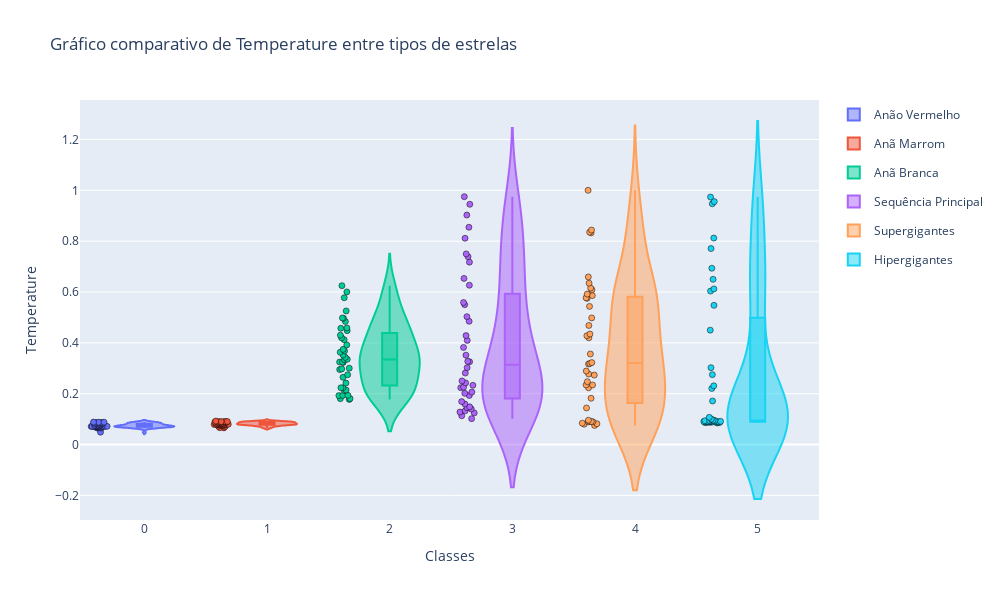
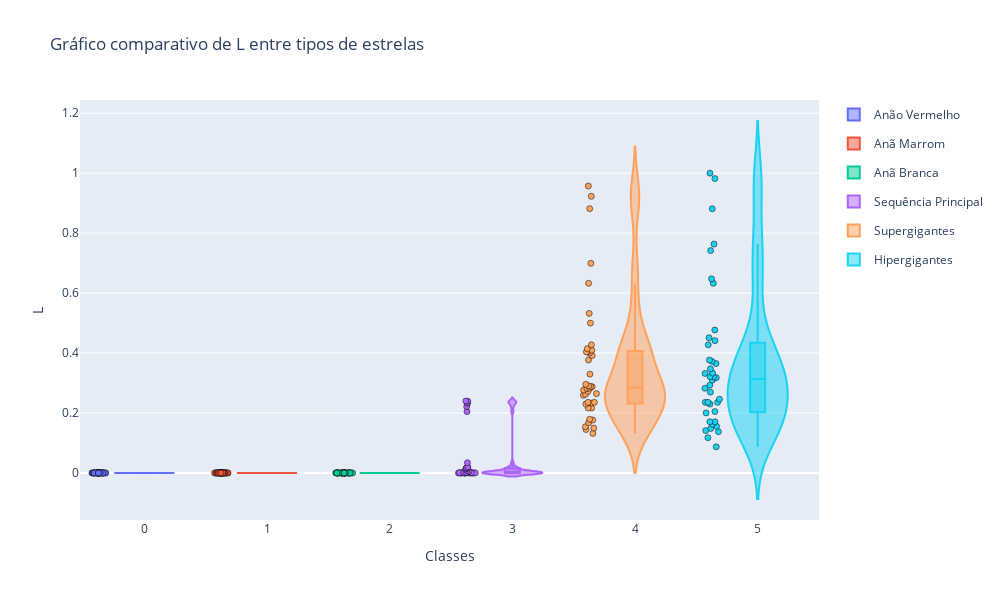
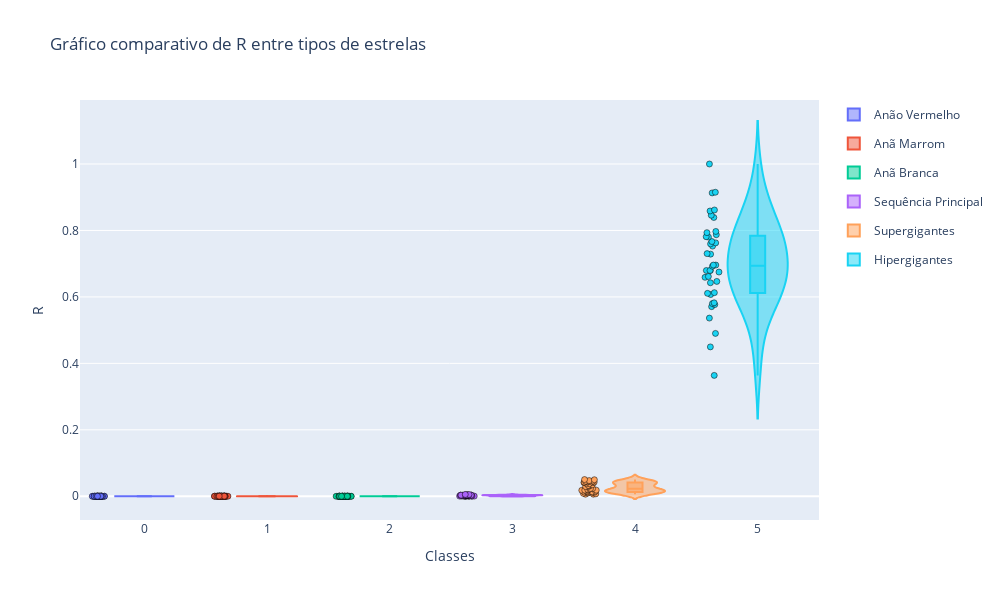
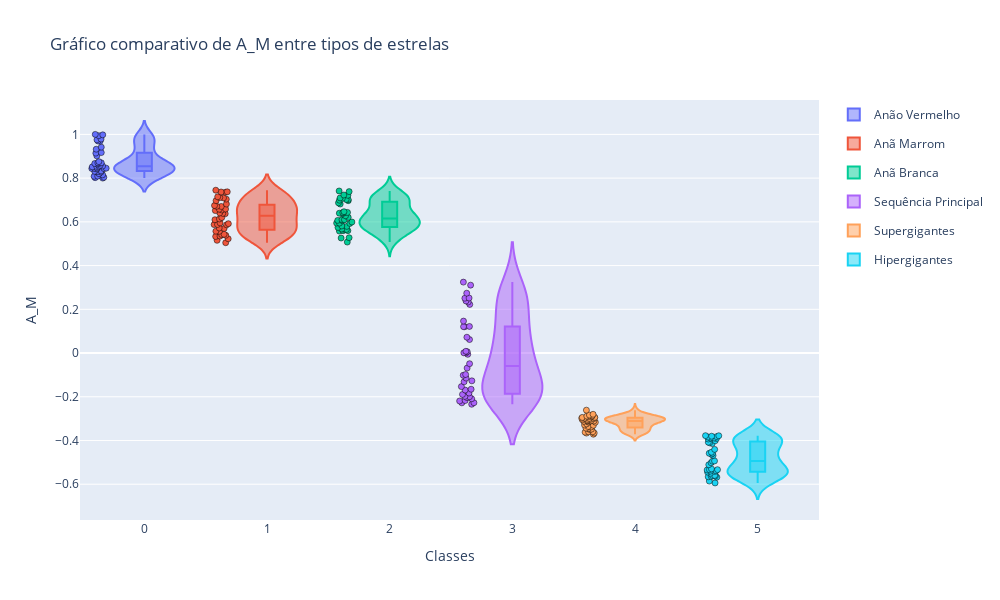

The notebook cell saved with these charts, in order:
### Markdown cell above
##### A intenção é de realizar uma análise mais aprofundada dos dados, tanto por classe quanto por distribuição dos dados em dimensão|classe.

##### Para isso optei por plotar gráficos de cada dimensão(coluna), fazendo uma análise por classe, para isso optei pela tecnologia plotly, assim consigo análisar tanto individualmente(selecionando) quanto comparar com as demais classes, isso em um unico gráfico. A função abaixo passa por cada uma das colunas do DF, monta a figura, passa por cada uma das classes, e adiciona uma figura violin, box_plot e de pontos, após, altero tamanho, legendas, o nome de classe para sua correspondente á lista disponibilizada no kaggle, e por fim o gráfico é apresentado, isso é repetido para cada uma das colunas. 

##### Esse gráfico foi idealizado por mim, e elaborado com apoio dos colegas José e Diego, que podem ou não o ter utilizado em seus trabalhos. Ambos participaram da elaboração do trecho "fig.add_trace(go.Violin(x = df['Type'][df['Type'] == class_], y = df[column][df['Type'] == class_], name = class_, box_visible = True, points= 'all'))".

### Code cell
for column in columns_[:-1]:

    fig = go.Figure()

    for class_ in range(df['Type'].max()+1):

        fig.add_trace(go.Violin(x = df['Type'][df['Type'] == class_], 
                                y = df[column][df['Type'] == class_], 
                                name = class_, 
                                box_visible = True, 
                                points= 'all'
                                ))

    fig.update_layout(title = f'Gráfico comparativo de {column} entre tipos de estrelas',
                      yaxis_title = column,
                      xaxis_title = 'Classes',
                      height= 600,
                      width= 1000
                      
                      )

    fig.update_traces(marker_line_width = 0.5, 
                      marker_line_color= "black"
                      )

    fig.for_each_trace(
                        lambda t: t.update(
                        name= {"0":"Anão Vermelho", "1":"Anã Marrom ", "2":"Anã Branca", "3":"Sequência Principal", "4":"Supergigantes", "5":"Hipergigantes"}[t.name],
                        legendgroup= {"0":"Anão Vermelho", "1":"Anã Marrom ", "2":"Anã Branca", "3":"Sequência Principal", "4":"Supergigantes", "5":"Hipergigantes"}[t.name])
                        )
    
    fig.show()

### Figure 1 — Plotly figure (JSON) as saved in the notebook; plotly's stock layout.template omitted (floating-point values rounded to 4 significant figures)
{"data": [{"box": {"visible": true}, "legendgroup": "Anão Vermelho", "marker": {"line": {"color": "black", "width": 0.5}}, "name": "Anão Vermelho", "points": "all", "type": "violin", "x": [0, 0, 0, 0, 0, 0, 0, 0, 0, 0, 0, 0, 0, 0, 0, 0, 0, 0, 0, 0, 0, 0, 0, 0, 0, 0, 0, 0, 0, 0, 0, 0, 0, 0, 0, 0, 0, 0, 0, 0], "y": [0.0767, 0.06945, 0.0871, 0.07222, 0.08632, 0.08045, 0.08547, 0.07285, 0.07078, 0.07153, 0.0714, 0.08808, 0.06828, 0.08353, 0.0858, 0.07458, 0.07087, 0.07337, 0.08238, 0.07362, 0.07043, 0.06935, 0.07178, 0.08307, 0.07337, 0.0742, 0.08828, 0.07, 0.06592, 0.065, 0.08045, 0.07865, 0.08778, 0.07605, 0.065, 0.06625, 0.0675, 0.08063, 0.04847, 0.071]}, {"box": {"visible": true}, "legendgroup": "Anã Marrom ", "marker": {"line": {"color": "black", "width": 0.5}}, "name": "Anã Marrom ", "points": "all", "type": "violin", "x": [1, 1, 1, 1, 1, 1, 1, 1, 1, 1, 1, 1, 1, 1, 1, 1, 1, 1, 1, 1, 1, 1, 1, 1, 1, 1, 1, 1, 1, 1, 1, 1, 1, 1, 1, 1, 1, 1, 1, 1], "y": [0.09, 0.0831, 0.08853, 0.08995, 0.08657, 0.08363, 0.09018, 0.0826, 0.07875, 0.08875, 0.0795, 0.07225, 0.08355, 0.07727, 0.08107, 0.0775, 0.07472, 0.0831, 0.0874, 0.07855, 0.08995, 0.08808, 0.0803, 0.07485, 0.08142, 0.08655, 0.06552, 0.08603, 0.0798, 0.0923, 0.06997, 0.0835, 0.06625, 0.0907, 0.07835, 0.07823, 0.07737, 0.09018, 0.08855, 0.07895]}, {"box": {"visible": true}, "legendgroup": "Anã Branca", "marker": {"line": {"color": "black", "width": 0.5}}, "name": "Anã Branca", "points": "all", "type": "violin", "x": [2, 2, 2, 2, 2, 2, 2, 2, 2, 2, 2, 2, 2, 2, 2, 2, 2, 2, 2, 2, 2, 2, 2, 2, 2, 2, 2, 2, 2, 2, 2, 2, 2, 2, 2, 2, 2, 2, 2, 2], "y": [0.1931, 0.5255, 0.498, 0.4585, 0.3335, 0.3745, 0.392, 0.4198, 0.448, 0.484, 0.3246, 0.3683, 0.3228, 0.2231, 0.2975, 0.363, 0.4572, 0.3355, 0.6005, 0.5773, 0.43, 0.4965, 0.1775, 0.343, 0.2745, 0.3003, 0.2419, 0.3525, 0.2233, 0.2948, 0.1807, 0.2142, 0.3247, 0.4125, 0.2125, 0.1805, 0.2643, 0.1935, 0.625, 0.1925]}, {"box": {"visible": true}, "legendgroup": "Sequência Principal", "marker": {"line": {"color": "black", "width": 0.5}}, "name": "Sequência Principal", "points": "all", "type": "violin", "x": [3, 3, 3, 3, 3, 3, 3, 3, 3, 3, 3, 3, 3, 3, 3, 3, 3, 3, 3, 3, 3, 3, 3, 3, 3, 3, 3, 3, 3, 3, 3, 3, 3, 3, 3, 3, 3, 3, 3, 3], "y": [0.2236, 0.1397, 0.739, 0.3515, 0.3256, 0.6268, 0.7175, 0.6535, 0.503, 0.945, 0.5587, 0.2503, 0.3272, 0.5503, 0.8548, 0.8115, 0.233, 0.9027, 0.1484, 0.4098, 0.1689, 0.3024, 0.975, 0.75, 0.3819, 0.2425, 0.145, 0.2013, 0.2062, 0.4285, 0.193, 0.1278, 0.2812, 0.1595, 0.2258, 0.1019, 0.1132, 0.1325, 0.485, 0.1245]}, {"box": {"visible": true}, "legendgroup": "Supergigantes", "marker": {"line": {"color": "black", "width": 0.5}}, "name": "Supergigantes", "points": "all", "type": "violin", "x": [4, 4, 4, 4, 4, 4, 4, 4, 4, 4, 4, 4, 4, 4, 4, 4, 4, 4, 4, 4, 4, 4, 4, 4, 4, 4, 4, 4, 4, 4, 4, 4, 4, 4, 4, 4, 4, 4, 4, 4], "y": [0.08935, 0.08937, 0.09, 0.0752, 0.08, 0.08175, 0.08413, 0.09565, 0.2343, 0.8325, 0.6593, 0.3187, 0.2346, 0.586, 0.4197, 0.4683, 0.2473, 0.2732, 0.8355, 0.6086, 0.3223, 0.6158, 0.3561, 0.2774, 0.575, 1, 0.5919, 0.5774, 0.5434, 0.09062, 0.4981, 0.182, 0.2232, 0.1438, 0.3169, 0.2892, 0.6348, 0.4346, 0.428, 0.8438]}, {"box": {"visible": true}, "legendgroup": "Hipergigantes", "marker": {"line": {"color": "black", "width": 0.5}}, "name": "Hipergigantes", "points": "all", "type": "violin", "x": [5, 5, 5, 5, 5, 5, 5, 5, 5, 5, 5, 5, 5, 5, 5, 5, 5, 5, 5, 5, 5, 5, 5, 5, 5, 5, 5, 5, 5, 5, 5, 5, 5, 5, 5, 5, 5, 5, 5, 5], "y": [0.2207, 0.771, 0.9735, 0.5476, 0.6935, 0.8122, 0.9558, 0.6036, 0.0945, 0.3025, 0.08725, 0.09375, 0.09585, 0.09373, 0.09125, 0.08625, 0.0915, 0.08625, 0.0938, 0.08837, 0.08647, 0.09012, 0.09037, 0.6122, 0.08497, 0.08883, 0.1004, 0.09062, 0.1713, 0.2309, 0.08925, 0.0875, 0.1072, 0.65, 0.09, 0.09035, 0.45, 0.275, 0.09025, 0.947]}], "layout": {"height": 600, "title": {"text": "Gráfico comparativo de Temperature entre tipos de estrelas"}, "width": 1000, "xaxis": {"title": {"text": "Classes"}}, "yaxis": {"title": {"text": "Temperature"}}}}

### Figure 2 — Plotly figure (JSON) as saved in the notebook; plotly's stock layout.template omitted (floating-point values rounded to 4 significant figures)
{"data": [{"box": {"visible": true}, "legendgroup": "Anão Vermelho", "marker": {"line": {"color": "black", "width": 0.5}}, "name": "Anão Vermelho", "points": "all", "type": "violin", "x": [0, 0, 0, 0, 0, 0, 0, 0, 0, 0, 0, 0, 0, 0, 0, 0, 0, 0, 0, 0, 0, 0, 0, 0, 0, 0, 0, 0, 0, 0, 0, 0, 0, 0, 0, 0, 0, 0, 0, 0], "y": [2.825e-09, 9.995e-10, 6.487e-10, 4.144e-10, 7.311e-10, 5.321e-10, 2.884e-10, 7.429e-10, 2.72e-10, 2.237e-10, 1.055e-09, 1.127e-09, 5.145e-10, 6.593e-09, 7.888e-10, 2.825e-10, 4.003e-10, 1.648e-10, 1.154e-09, 3.767e-10, 1.154e-09, 4.238e-10, 8.476e-10, 5.062e-10, 1.024e-09, 5.427e-10, 1.095e-09, 2.355e-10, 8.594e-10, 3.532e-10, 6.357e-10, 1.766e-10, 7.535e-10, 5.886e-10, 4.709e-10, 8.123e-10, 2.119e-10, 8.947e-10, 1.625e-10, 7.652e-10]}, {"box": {"visible": true}, "legendgroup": "Anã Marrom ", "marker": {"line": {"color": "black", "width": 0.5}}, "name": "Anã Marrom ", "points": "all", "type": "violin", "x": [1, 1, 1, 1, 1, 1, 1, 1, 1, 1, 1, 1, 1, 1, 1, 1, 1, 1, 1, 1, 1, 1, 1, 1, 1, 1, 1, 1, 1, 1, 1, 1, 1, 1, 1, 1, 1, 1, 1, 1], "y": [3.414e-09, 4.003e-09, 1.53e-09, 1.295e-09, 3.179e-09, 2.472e-08, 2.59e-08, 1.001e-08, 1.036e-08, 4.709e-09, 1.177e-09, 4.003e-09, 1.766e-09, 9.536e-09, 2.708e-09, 9.418e-09, 1.024e-08, 7.652e-09, 1.472e-09, 1.554e-09, 3.179e-09, 6.357e-09, 1.884e-09, 8.476e-09, 2.825e-09, 6.24e-09, 7.064e-10, 4.591e-08, 4.262e-09, 4.321e-09, 2.119e-09, 4.474e-09, 7.064e-10, 6.475e-09, 4.709e-10, 1.436e-08, 2.237e-10, 2.708e-10, 1.06e-09, 1.589e-09]}, {"box": {"visible": true}, "legendgroup": "Anã Branca", "marker": {"line": {"color": "black", "width": 0.5}}, "name": "Anã Branca", "points": "all", "type": "violin", "x": [2, 2, 2, 2, 2, 2, 2, 2, 2, 2, 2, 2, 2, 2, 2, 2, 2, 2, 2, 2, 2, 2, 2, 2, 2, 2, 2, 2, 2, 2, 2, 2, 2, 2, 2, 2, 2, 2, 2, 2], "y": [1.648e-10, 1.766e-09, 1.837e-09, 1.578e-09, 1.283e-09, 1.389e-09, 1.436e-09, 1.648e-09, 1.307e-09, 1.472e-09, 1.036e-09, 1.295e-10, 8.359e-10, 3.296e-10, 7.888e-10, 9.654e-10, 1.53e-09, 6.946e-10, 1.872e-09, 1.554e-09, 1.154e-09, 1.295e-09, 3.414e-10, 2.119e-10, 8.712e-10, 9.183e-10, 5.298e-10, 7.888e-10, 6.593e-10, 1.766e-10, 9.418e-11, 9.536e-10, 1.001e-10, 1.53e-08, 5.886e-10, 2.001e-10, 1.648e-10, 5.769e-10, 6.593e-08, 1.295e-10]}, {"box": {"visible": true}, "legendgroup": "Sequência Principal", "marker": {"line": {"color": "black", "width": 0.5}}, "name": "Sequência Principal", "points": "all", "type": "violin", "x": [3, 3, 3, 3, 3, 3, 3, 3, 3, 3, 3, 3, 3, 3, 3, 3, 3, 3, 3, 3, 3, 3, 3, 3, 3, 3, 3, 3, 3, 3, 3, 3, 3, 3, 3, 3, 3, 3, 3, 3], "y": [4.474e-05, 9.642e-07, 0.2213, 0.001286, 0.001175, 0.01707, 0.01977, 0.01709, 0.005557, 0.2389, 0.01466, 0.0006499, 0.0009277, 0.007944, 0.2333, 0.2046, 3.414e-05, 0.2331, 1.598e-06, 0.001505, 1.684e-06, 0.0008111, 0.2402, 0.03395, 0.001337, 8.712e-05, 9.536e-07, 1.024e-05, 1.089e-05, 0.00104, 9.324e-06, 7.417e-07, 0.0007911, 1.589e-06, 5.298e-05, 1.001e-07, 1.801e-07, 6.946e-07, 0.01286, 4.203e-07]}, {"box": {"visible": true}, "legendgroup": "Supergigantes", "marker": {"line": {"color": "black", "width": 0.5}}, "name": "Supergigantes", "points": "all", "type": "violin", "x": [4, 4, 4, 4, 4, 4, 4, 4, 4, 4, 4, 4, 4, 4, 4, 4, 4, 4, 4, 4, 4, 4, 4, 4, 4, 4, 4, 4, 4, 4, 4, 4, 4, 4, 4, 4, 4, 4, 4, 4], "y": [0.2355, 0.1448, 0.3767, 0.3296, 0.2296, 0.1766, 0.4003, 0.2355, 0.4998, 0.2825, 0.2331, 0.3915, 0.4037, 0.6327, 0.2905, 0.2646, 0.6992, 0.9229, 0.4144, 0.1672, 0.2166, 0.4274, 0.272, 0.1319, 0.1495, 0.9571, 0.2876, 0.4095, 0.8816, 0.2166, 0.1789, 0.1542, 0.2814, 0.2884, 0.5321, 0.2955, 0.2625, 0.4037, 0.2767, 0.259]}, {"box": {"visible": true}, "legendgroup": "Hipergigantes", "marker": {"line": {"color": "black", "width": 0.5}}, "name": "Hipergigantes", "points": "all", "type": "violin", "x": [5, 5, 5, 5, 5, 5, 5, 5, 5, 5, 5, 5, 5, 5, 5, 5, 5, 5, 5, 5, 5, 5, 5, 5, 5, 5, 5, 5, 5, 5, 5, 5, 5, 5, 5, 5, 5, 5, 5, 5], "y": [0.6328, 0.9819, 0.4413, 0.8812, 1, 0.7634, 0.3212, 0.4509, 0.2355, 0.1413, 0.3179, 0.3332, 0.3202, 0.6475, 0.365, 0.3096, 0.4274, 0.2048, 0.2461, 0.2296, 0.1177, 0.1483, 0.2355, 0.2925, 0.1377, 0.1707, 0.332, 0.08712, 0.2696, 0.4767, 0.3767, 0.1625, 0.7417, 0.372, 0.2825, 0.1707, 0.2355, 0.2001, 0.1554, 0.3472]}], "layout": {"height": 600, "title": {"text": "Gráfico comparativo de L entre tipos de estrelas"}, "width": 1000, "xaxis": {"title": {"text": "Classes"}}, "yaxis": {"title": {"text": "L"}}}}

### Figure 3 — Plotly figure (JSON) as saved in the notebook; plotly's stock layout.template omitted (floating-point values rounded to 4 significant figures)
{"data": [{"box": {"visible": true}, "legendgroup": "Anão Vermelho", "marker": {"line": {"color": "black", "width": 0.5}}, "name": "Anão Vermelho", "points": "all", "type": "violin", "x": [0, 0, 0, 0, 0, 0, 0, 0, 0, 0, 0, 0, 0, 0, 0, 0, 0, 0, 0, 0, 0, 0, 0, 0, 0, 0, 0, 0, 0, 0, 0, 0, 0, 0, 0, 0, 0, 0, 0, 0], "y": [8.725e-05, 5.748e-05, 5.122e-05, 4.994e-05, 3.967e-05, 5.065e-05, 6.467e-05, 5.953e-05, 4.696e-05, 4.614e-05, 4.013e-05, 6.62e-05, 4.393e-05, 2.925e-05, 9.751e-05, 4.824e-05, 4.711e-05, 5.953e-05, 6.774e-05, 4.773e-05, 4.675e-05, 6.056e-05, 6.159e-05, 4.681e-05, 4.783e-05, 6.107e-05, 5.009e-05, 8.211e-05, 6.518e-05, 5.235e-05, 5.645e-05, 4.783e-05, 5.594e-05, 7.914e-05, 4.927e-05, 5.645e-05, 6.672e-05, 6.21e-05, 5.286e-05, 5.645e-05]}, {"box": {"visible": true}, "legendgroup": "Anã Marrom ", "marker": {"line": {"color": "black", "width": 0.5}}, "name": "Anã Marrom ", "points": "all", "type": "violin", "x": [1, 1, 1, 1, 1, 1, 1, 1, 1, 1, 1, 1, 1, 1, 1, 1, 1, 1, 1, 1, 1, 1, 1, 1, 1, 1, 1, 1, 1, 1, 1, 1, 1, 1, 1, 1, 1, 1, 1, 1], "y": [0.0002617, 0.0001745, 0.0001314, 0.0002874, 0.0003464, 0.0001401, 0.000195, 9.238e-05, 0.0001796, 0.0001493, 0.0001796, 0.0001232, 0.0001576, 0.0001232, 0.0003746, 0.0001591, 0.0001745, 0.0002417, 0.0001724, 0.0001324, 0.0003439, 0.0001637, 0.000194, 0.0001437, 0.0002361, 7.596e-05, 5.03e-05, 0.0001801, 0.0001009, 0.0002412, 8.211e-05, 0.0001232, 7.185e-05, 0.0002017, 0.0001006, 0.000193, 0.0002525, 0.000195, 0.0003182, 8.263e-05]}, {"box": {"visible": true}, "legendgroup": "Anã Branca", "marker": {"line": {"color": "black", "width": 0.5}}, "name": "Anã Branca", "points": "all", "type": "violin", "x": [2, 2, 2, 2, 2, 2, 2, 2, 2, 2, 2, 2, 2, 2, 2, 2, 2, 2, 2, 2, 2, 2, 2, 2, 2, 2, 2, 2, 2, 2, 2, 2, 2, 2, 2, 2, 2, 2, 2, 2], "y": [4.506e-06, 5.748e-06, 7.288e-06, 6.364e-06, 5.953e-06, 5.799e-06, 5.851e-06, 6.21e-06, 5.44e-06, 5.122e-06, 5.112e-06, 4.578e-06, 4.85e-06, 4.511e-06, 4.609e-06, 4.988e-06, 4.793e-06, 5.035e-06, 6.518e-06, 5.337e-06, 7.698e-06, 6.723e-06, 6.159e-06, 4.578e-06, 4.465e-06, 4.722e-06, 5.594e-06, 4.568e-06, 4.876e-06, 5.645e-06, 6.672e-06, 4.978e-06, 5.05e-06, 7.185e-06, 5.132e-06, 5.645e-06, 4.722e-06, 6.333e-06, 4.311e-06, 6.569e-06]}, {"box": {"visible": true}, "legendgroup": "Sequência Principal", "marker": {"line": {"color": "black", "width": 0.5}}, "name": "Sequência Principal", "points": "all", "type": "violin", "x": [3, 3, 3, 3, 3, 3, 3, 3, 3, 3, 3, 3, 3, 3, 3, 3, 3, 3, 3, 3, 3, 3, 3, 3, 3, 3, 3, 3, 3, 3, 3, 3, 3, 3, 3, 3, 3, 3, 3, 3], "y": [0.001276, 0.0005081, 0.00309, 0.002948, 0.003187, 0.003038, 0.003285, 0.002818, 0.00348, 0.003521, 0.003264, 0.003005, 0.003075, 0.003408, 0.003279, 0.003201, 0.0009802, 0.005235, 0.0005676, 0.002915, 0.0005748, 0.003598, 0.00544, 0.003233, 0.003695, 0.001483, 0.0004619, 0.0009238, 0.0009905, 0.002901, 0.0006877, 0.0004496, 0.003582, 0.000503, 0.00135, 0.000408, 0.0004439, 0.000467, 0.003095, 0.0005799]}, {"box": {"visible": true}, "legendgroup": "Supergigantes", "marker": {"line": {"color": "black", "width": 0.5}}, "name": "Supergigantes", "points": "all", "type": "violin", "x": [4, 4, 4, 4, 4, 4, 4, 4, 4, 4, 4, 4, 4, 4, 4, 4, 4, 4, 4, 4, 4, 4, 4, 4, 4, 4, 4, 4, 4, 4, 4, 4, 4, 4, 4, 4, 4, 4, 4, 4], "y": [0.04568, 0.02309, 0.01488, 0.01283, 0.008725, 0.04516, 0.0118, 0.009751, 0.01232, 0.006159, 0.02002, 0.039, 0.0503, 0.04157, 0.03182, 0.02361, 0.04106, 0.01283, 0.03439, 0.02925, 0.01848, 0.03233, 0.02156, 0.006159, 0.01848, 0.007185, 0.01796, 0.04414, 0.04722, 0.04311, 0.03746, 0.01232, 0.01796, 0.04978, 0.0426, 0.01848, 0.02925, 0.0154, 0.0426, 0.01334]}, {"box": {"visible": true}, "legendgroup": "Hipergigantes", "marker": {"line": {"color": "black", "width": 0.5}}, "name": "Hipergigantes", "points": "all", "type": "violin", "x": [5, 5, 5, 5, 5, 5, 5, 5, 5, 5, 5, 5, 5, 5, 5, 5, 5, 5, 5, 5, 5, 5, 5, 5, 5, 5, 5, 5, 5, 5, 5, 5, 5, 5, 5, 5, 5, 5, 5, 5], "y": [0.7303, 0.6128, 0.6959, 0.5799, 0.6425, 1, 0.6959, 0.7667, 0.6795, 0.3638, 0.7801, 0.6467, 0.6071, 0.8458, 0.6795, 0.6923, 0.8586, 0.659, 0.4901, 0.7934, 0.6615, 0.5769, 0.8391, 0.5822, 0.7626, 0.6795, 0.7873, 0.4496, 0.7529, 0.5707, 0.7596, 0.7288, 0.6749, 0.8617, 0.6107, 0.797, 0.5363, 0.913, 0.7811, 0.9151]}], "layout": {"height": 600, "title": {"text": "Gráfico comparativo de R entre tipos de estrelas"}, "width": 1000, "xaxis": {"title": {"text": "Classes"}}, "yaxis": {"title": {"text": "R"}}}}

### Figure 4 — Plotly figure (JSON) as saved in the notebook; plotly's stock layout.template omitted (floating-point values rounded to 4 significant figures)
{"data": [{"box": {"visible": true}, "legendgroup": "Anão Vermelho", "marker": {"line": {"color": "black", "width": 0.5}}, "name": "Anão Vermelho", "points": "all", "type": "violin", "x": [0, 0, 0, 0, 0, 0, 0, 0, 0, 0, 0, 0, 0, 0, 0, 0, 0, 0, 0, 0, 0, 0, 0, 0, 0, 0, 0, 0, 0, 0, 0, 0, 0, 0, 0, 0, 0, 0, 0, 0], "y": [0.8036, 0.9696, 0.831, 0.844, 0.8514, 0.8644, 0.8754, 0.9167, 0.8081, 0.833, 0.9751, 0.8151, 0.9018, 0.8091, 0.8445, 0.8021, 0.8455, 0.9417, 0.8539, 0.9143, 0.82, 0.8669, 0.9686, 0.8554, 0.8415, 0.8699, 0.994, 0.83, 0.8584, 0.9322, 0.998, 0.8435, 0.8534, 0.8275, 0.8674, 0.8699, 0.8001, 0.9786, 1, 0.8465]}, {"box": {"visible": true}, "legendgroup": "Anã Marrom ", "marker": {"line": {"color": "black", "width": 0.5}}, "name": "Anã Marrom ", "points": "all", "type": "violin", "x": [1, 1, 1, 1, 1, 1, 1, 1, 1, 1, 1, 1, 1, 1, 1, 1, 1, 1, 1, 1, 1, 1, 1, 1, 1, 1, 1, 1, 1, 1, 1, 1, 1, 1, 1, 1, 1, 1, 1, 1], "y": [0.5329, 0.6097, 0.7144, 0.7109, 0.7366, 0.6132, 0.5045, 0.658, 0.5952, 0.5429, 0.5862, 0.671, 0.5917, 0.5698, 0.7353, 0.5568, 0.654, 0.6371, 0.7448, 0.7039, 0.6813, 0.6196, 0.6408, 0.6705, 0.5349, 0.5718, 0.6386, 0.5573, 0.6745, 0.5384, 0.7373, 0.6515, 0.5873, 0.5224, 0.6585, 0.5877, 0.5419, 0.5155, 0.7094, 0.6969]}, {"box": {"visible": true}, "legendgroup": "Anã Branca", "marker": {"line": {"color": "black", "width": 0.5}}, "name": "Anã Branca", "points": "all", "type": "violin", "x": [2, 2, 2, 2, 2, 2, 2, 2, 2, 2, 2, 2, 2, 2, 2, 2, 2, 2, 2, 2, 2, 2, 2, 2, 2, 2, 2, 2, 2, 2, 2, 2, 2, 2, 2, 2, 2, 2, 2, 2], "y": [0.7383, 0.5743, 0.5653, 0.5593, 0.6431, 0.6097, 0.5942, 0.6416, 0.5813, 0.5793, 0.5598, 0.6426, 0.6396, 0.7413, 0.5673, 0.5942, 0.6371, 0.6815, 0.5259, 0.5075, 0.6206, 0.5653, 0.7024, 0.6466, 0.5578, 0.6047, 0.6969, 0.6067, 0.6869, 0.6276, 0.7019, 0.7079, 0.6097, 0.5927, 0.7228, 0.7094, 0.5992, 0.6989, 0.5274, 0.7213]}, {"box": {"visible": true}, "legendgroup": "Sequência Principal", "marker": {"line": {"color": "black", "width": 0.5}}, "name": "Sequência Principal", "points": "all", "type": "violin", "x": [3, 3, 3, 3, 3, 3, 3, 3, 3, 3, 3, 3, 3, 3, 3, 3, 3, 3, 3, 3, 3, 3, 3, 3, 3, 3, 3, 3, 3, 3, 3, 3, 3, 3, 3, 3, 3, 3, 3, 3], "y": [0.005982, 0.2507, -0.1999, -0.1017, -0.06879, -0.1984, -0.2039, -0.1894, -0.1695, -0.2273, -0.183, 0.0006481, -0.005982, -0.1271, -0.2278, -0.2173, 0.06162, -0.2193, 0.2223, -0.1655, 0.1201, 0.000997, -0.2343, -0.2094, -0.09821, 0.007976, 0.2517, 0.1206, -0.04885, -0.1316, 0.1216, 0.2333, -0.1147, 0.1461, 0.07228, 0.3105, 0.3243, 0.2737, -0.1535, 0.2383]}, {"box": {"visible": true}, "legendgroup": "Supergigantes", "marker": {"line": {"color": "black", "width": 0.5}}, "name": "Supergigantes", "points": "all", "type": "violin", "x": [4, 4, 4, 4, 4, 4, 4, 4, 4, 4, 4, 4, 4, 4, 4, 4, 4, 4, 4, 4, 4, 4, 4, 4, 4, 4, 4, 4, 4, 4, 4, 4, 4, 4, 4, 4, 4, 4, 4, 4], "y": [-0.2612, -0.338, -0.329, -0.2991, -0.3599, -0.3001, -0.3091, -0.3455, -0.2986, -0.324, -0.2906, -0.35, -0.348, -0.2979, -0.3166, -0.3714, -0.362, -0.3103, -0.2886, -0.3111, -0.3161, -0.2906, -0.3051, -0.2946, -0.2871, -0.3106, -0.3126, -0.2944, -0.3662, -0.336, -0.2836, -0.3599, -0.3659, -0.3305, -0.2802, -0.3113, -0.2951, -0.3036, -0.3435, -0.3041]}, {"box": {"visible": true}, "legendgroup": "Hipergigantes", "marker": {"line": {"color": "black", "width": 0.5}}, "name": "Hipergigantes", "points": "all", "type": "violin", "x": [5, 5, 5, 5, 5, 5, 5, 5, 5, 5, 5, 5, 5, 5, 5, 5, 5, 5, 5, 5, 5, 5, 5, 5, 5, 5, 5, 5, 5, 5, 5, 5, 5, 5, 5, 5, 5, 5, 5, 5], "y": [-0.5349, -0.5299, -0.495, -0.3824, -0.3784, -0.5404, -0.4631, -0.4407, -0.5334, -0.3908, -0.4686, -0.3804, -0.4586, -0.4013, -0.3883, -0.5857, -0.5942, -0.5623, -0.5603, -0.5663, -0.5334, -0.5389, -0.5648, -0.4108, -0.5444, -0.5499, -0.5678, -0.511, -0.502, -0.5598, -0.3779, -0.4078, -0.4586, -0.4536, -0.3933, -0.3843, -0.4138, -0.4935, -0.5414, -0.3888]}], "layout": {"height": 600, "title": {"text": "Gráfico comparativo de A_M entre tipos de estrelas"}, "width": 1000, "xaxis": {"title": {"text": "Classes"}}, "yaxis": {"title": {"text": "A_M"}}}}
